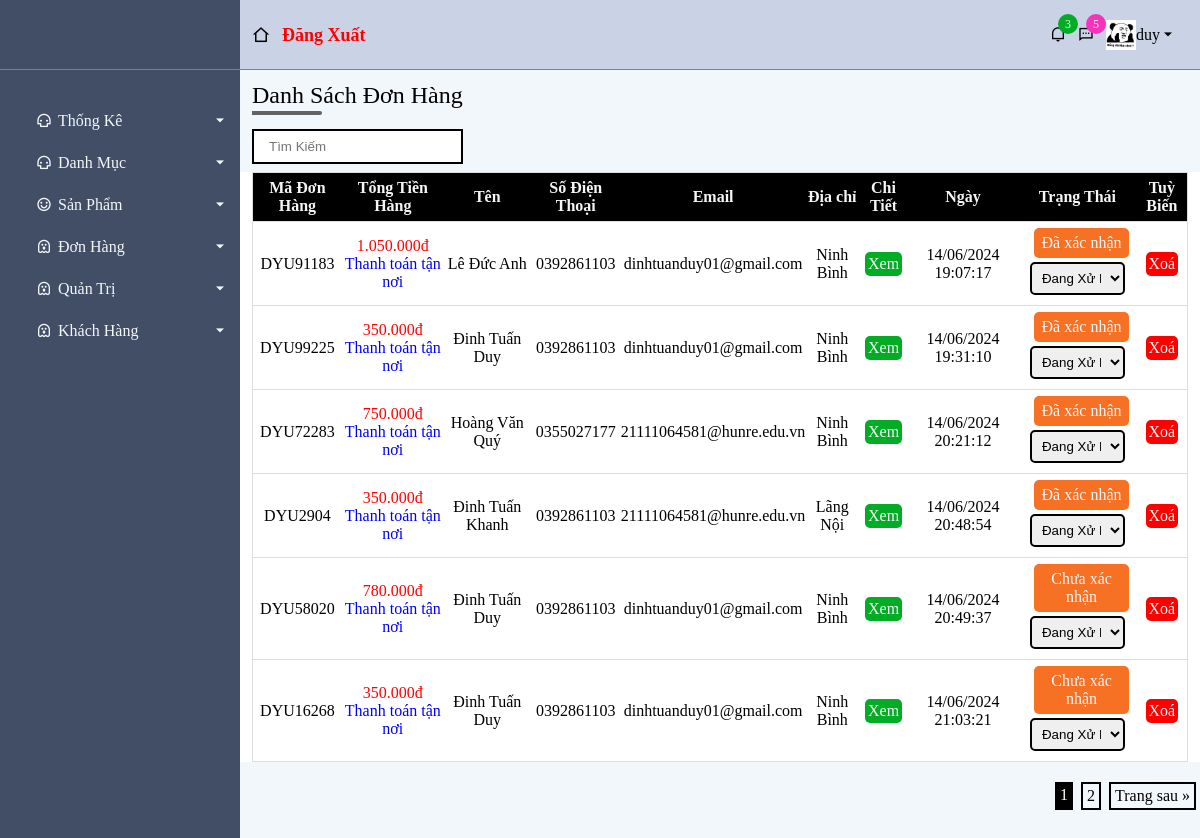
Page /admin/index.php?act=donhang (signed in) on the committed database.
### tables this page shows
CREATE TABLE `tbl_oder` (
  `id` int(9) NOT NULL,
  `madh` varchar(20) NOT NULL,
  `tongdonhang` double(10,0) NOT NULL DEFAULT 0,
  `pttt` tinyint(4) NOT NULL DEFAULT 1,
  `iduser` int(6) NOT NULL,
  `hoten` varchar(30) NOT NULL,
  `address` varchar(200) NOT NULL,
  `email` varchar(50) NOT NULL,
  `tel` varchar(20) NOT NULL,
  `ngaydat` datetime NOT NULL,
  `trangthai` varchar(50) NOT NULL
);

### model/donhangdb.php (called while the page is built, shortened)
<?php
    function count_search_orders($keyword) {
        $conn = connectdb();
        $stmt = $conn->prepare("SELECT COUNT(*) FROM tbl_oder
                                WHERE madh LIKE :keyword
                                OR pttt LIKE :keyword
                                OR hoten LIKE :keyword
                                OR tel LIKE :keyword
                                OR email LIKE :keyword
                                OR tongdonhang LIKE :keyword");
        $keyword = "%$keyword%";
        $stmt->bindParam(':keyword', $keyword, PDO::PARAM_STR);
        $stmt->execute();
        return $stmt->fetchColumn();
    }
    function search_orders_paginated($keyword, $offset, $limit) {
        $conn = connectdb();
        $stmt = $conn->prepare("SELECT * FROM tbl_oder
                                WHERE madh LIKE :keyword
                                OR pttt LIKE :keyword
                                OR hoten LIKE :keyword
                                OR tel LIKE :keyword
                                OR email LIKE :keyword
                                OR tongdonhang LIKE :keyword
                                LIMIT :offset, :limit");
        $keyword = "%$keyword%";
        $stmt->bindParam(':keyword', $keyword, PDO::PARAM_STR);
        $stmt->bindParam(':offset', $offset, PDO::PARAM_INT);
        $stmt->bindParam(':limit', $limit, PDO::PARAM_INT);
        $stmt->execute();
        return $stmt->fetchAll(PDO::FETCH_ASSOC);
    }
?>

### admin/view/donhang.php (the view, shortened to what this page needs)
<?php
    $per_page = 6;
    $current_page = isset($_GET['page']) ? (int)$_GET['page'] : 1;
    $search_keyword = isset($_GET['search']) ? $_GET['search'] : '';
    $total_rows = count_search_orders($search_keyword);
    $total_pages = ceil($total_rows / $per_page);
    $offset = ($current_page - 1) * $per_page;
    $orders = search_orders_paginated($search_keyword, $offset, $per_page);
?>
<div class="admin-content-main">
    <div class="admin-content-main-title">
        <h1>Danh Sách Đơn Hàng</h1>
        <form method="GET" action="index.php">
            <input type="text" name="search" placeholder="Tìm Kiếm" value="<?php echo htmlspecialchars($search_keyword); ?>" style="padding: 8px 15px;border: 2px solid;margin: 8px 12px;">
        </form>
    </div>
    <div class="admin-content-main-content">
        <div class="admin-content-main-content-order-list">
            <table>
                <thead>
                    <tr>
                        <th>Mã Đơn Hàng</th>
                        <th>Tổng Tiền Hàng</th>
                        <th>Tên</th>
                        <th>Số Điện Thoại</th>
                        <th>Email</th>
                        <th>Địa chỉ</th>
                        <th>Chi Tiết</th>
                        <th>Ngày</th>
                        <th>Trạng Thái</th>
                        <th>Tuỳ Biến</th>
                    </tr>
                </thead>
                <tbody>
                <?php
                    if (isset($orders) && count($orders) > 0) {
                        foreach ($orders as $order) {
                            $tong_don = number_format($order['tongdonhang'], 0, '.', '.');
                            echo '<tr>
                                    <td>'.$order['madh'].'</td>
                                    <td><p style="color: red;">'.$tong_don.'đ</p>
                                         <p style="color: blue;">';
                                            if ($order['pttt'] == 1) {
                                                echo "Ví Điện Tử MOMO";
                                            } elseif ($order['pttt'] == 2) {
                                                echo "Thanh toán tận nơi";
                                            } else {
                                                echo "Chưa Có Thanh Toán";
                                            }
                                            echo '</p>
                                    </td>
                                    <td>'.$order['hoten'].'</td>
                                    <td>'.$order['tel'].'</td>
                                    <td>'.$order['email'].'</td>
                                    <td>'.$order['address'].'</td>
                                    <td>
                                        <a class="edit-class" href="index.php?act=donhangct&order_id= '.$order['id'].'">Xem</a>
                                    </td>
                                    <td>'.date('d/m/Y H:i:s', strtotime($order['ngaydat'])).'</td>
                                    <td>
                                        <p class="status" style="
                                                        background-color: #f77125;
                                                        width: 80%;
                                                        padding: 6px;
                                                        text-align: center;
                                                        margin: 0 16px;
                                                        border-radius: 5px;
                                                        color: whitesmoke;
                                                    " >'.$order['trangthai'].'</p>
                                        <p>
                                            <select class="status-select" onchange="changeStatus(this)" style="
                                                width: 80%;
                                                padding: 6px;
                                                border: 2px solid black;
                                                border-radius: 5px;
                                                margin: 4px;
                                            ">
                                                <option value="Đang Xử Lý">Đang Xử Lý</option>
                                            </select>
                                        </p>
                                    </td>
                                    <td>
                                        <a class="delete-class" href="index.php?act=donhang_del&order_id='.$order['id'].'">Xoá</a>
                                    </td>
                                </tr>';
                        }
                    }
                ?>
                </tbody>
            </table>
        </div>
        <?php
            if ($total_pages > 1) {
                echo '<div class="pagination">';
                for ($i = 1; $i <= $total_pages; $i++) {
                    if ($i == $current_page) {
                        echo '<a class="active" href="#">'.$i.'</a>';
                    } else {
                        echo '<a href="index.php?act=donhang&page='.$i.'&search='.urlencode($search_keyword).'">'.$i.'</a>';
                    }
                }
                if ($current_page < $total_pages) {
                    echo '<a href="index.php?act=donhang&page='.($current_page + 1).'&search='.urlencode($search_keyword).'">Trang sau &raquo;</a>';
                }
                echo '</div>';
            }
        ?>
    </div>
</div>

### admin/view/asset/css/style.css (style rules this page uses)
:root { --main-gb-color:#414e66; --sub-bg-color:#f2f7fb; --top-height:70px; --main-transition: all 0.3s ease }
* { margin: 0; padding: 0; box-sizing: border-box; }
a { text-decoration: none; color: unset; }
.delete-class { padding: 3px; background-color: red; color: whitesmoke; border-radius: 5px; }
.edit-class { padding: 3px; background-color: rgb(2, 172, 36); color: whitesmoke; border-radius: 5px; }
.pagination { display: flex; justify-content: flex-end; margin-top: 20px; }
.pagination a { color: black; float: left; padding: 3px 4px; text-decoration: none; transition: background-color .3s; border: 2px solid black; margin: 0 4px; }
.pagination a.active { background-color: #000000; color: white; border: 1px solid #000000; }
.admin-content-main-title h1 { padding: 12px; font-weight: 500; position: relative; }
.admin-content-main-title h1::before { position: absolute; display: block; content: ""; height: 4px; width: 70px; background-color: rgb(99, 99, 99); bottom: 6px; left: 12px; border-bottom-right-radius: 5px; border-top-right-radius: 5px; }
.admin-content-main-content-product-list table, th, td { text-align: center; border-bottom: 1px solid #dddddd; }
.admin-content-main-content-order-list { background-color: white; padding: 0 12px; }
.admin-content-main-content-order-list table { width: 100%; padding: 12px 0; border-collapse: collapse; border: 1px solid #dddddd; }
.admin-content-main-content-order-list table a { display: inline-block; }
.admin-content-main-content-order-list table, th, td { text-align: center; border-bottom: 1px solid #dddddd; }
.admin-content-main-content-order-list table th { background-color: black; color: whitesmoke; padding: 6px 0; }
.admin-content-main-content-order-list table td { padding: 6px 0; }

### rows in the picture
tbl_oder: madh "DYU91183", tongdonhang "1.050.000", pttt "Thanh toán tận nơi", hoten "Lê Đức Anh", tel "0392861103", email "dinhtuanduy01@gmail.com", address "Ninh Bình", ngaydat "14/06/2024 19:07:17", trangthai "Đã xác nhận"
tbl_oder: madh "DYU99225", tongdonhang "350.000", pttt "Thanh toán tận nơi", hoten "Đinh Tuấn Duy", tel "0392861103", email "dinhtuanduy01@gmail.com", address "Ninh Bình", ngaydat "14/06/2024 19:31:10", trangthai "Đã xác nhận"
tbl_oder: madh "DYU72283", tongdonhang "750.000", pttt "Thanh toán tận nơi", hoten "Hoàng Văn Quý", tel "0355027177", email "21111064581@hunre.edu.vn", address "Ninh Bình", ngaydat "14/06/2024 20:21:12", trangthai "Đã xác nhận"
tbl_oder: madh "DYU2904", tongdonhang "350.000", pttt "Thanh toán tận nơi", hoten "Đinh Tuấn Khanh", tel "0392861103", email "21111064581@hunre.edu.vn", address "Lãng Nội", ngaydat "14/06/2024 20:48:54", trangthai "Đã xác nhận"
tbl_oder: madh "DYU58020", tongdonhang "780.000", pttt "Thanh toán tận nơi", hoten "Đinh Tuấn Duy", tel "0392861103", email "dinhtuanduy01@gmail.com", address "Ninh Bình", ngaydat "14/06/2024 20:49:37", trangthai "Chưa xác nhận"
tbl_oder: madh "DYU16268", tongdonhang "350.000", pttt "Thanh toán tận nơi", hoten "Đinh Tuấn Duy", tel "0392861103", email "dinhtuanduy01@gmail.com", address "Ninh Bình", ngaydat "14/06/2024 21:03:21", trangthai "Chưa xác nhận"

### other values in the picture
$username "duy"
